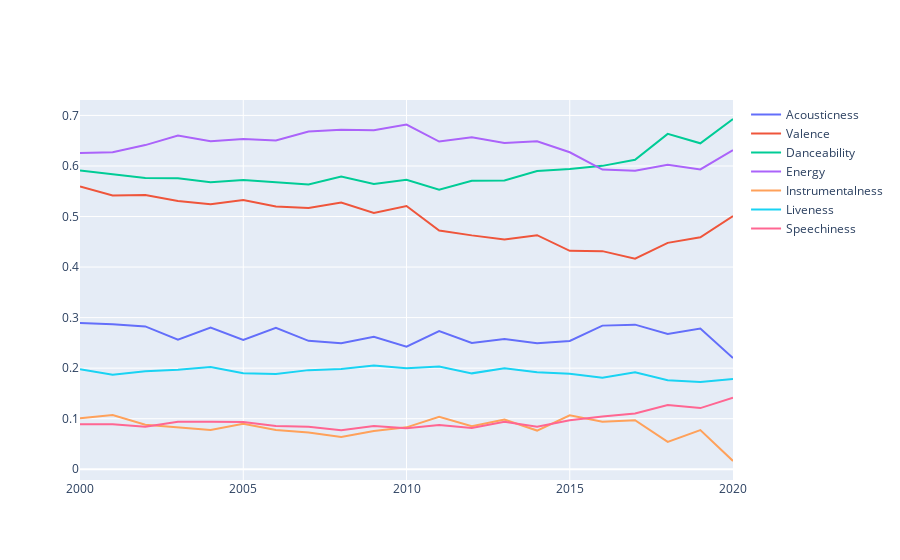

This figure's notebook cell:
### Code cell
fig = go.Figure()

fig.add_trace(go.Scatter(x=dados_anos["year"], y=dados_anos["acousticness"], name="Acousticness"))
fig.add_trace(go.Scatter(x=dados_anos["year"], y=dados_anos["valence"], name="Valence"))
fig.add_trace(go.Scatter(x=dados_anos["year"], y=dados_anos["danceability"], name="Danceability"))
fig.add_trace(go.Scatter(x=dados_anos["year"], y=dados_anos["energy"], name="Energy"))
fig.add_trace(go.Scatter(x=dados_anos["year"], y=dados_anos["instrumentalness"], name="Instrumentalness"))
fig.add_trace(go.Scatter(x=dados_anos["year"], y=dados_anos["liveness"], name="Liveness"))
fig.add_trace(go.Scatter(x=dados_anos["year"], y=dados_anos["speechiness"], name="Speechiness"))
